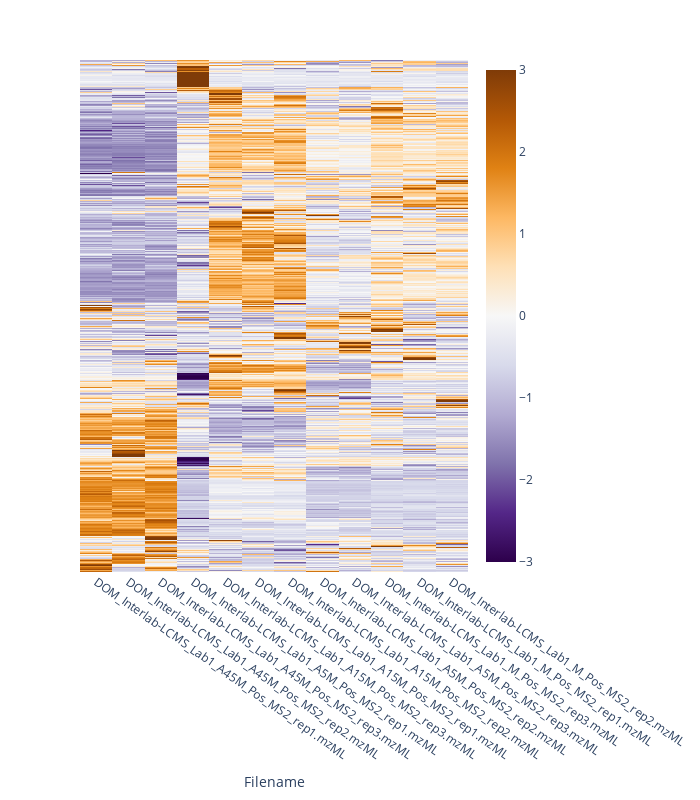

Here is the notebook cell this chart was saved with:
### Code cell
#Heatmap
fig = px.imshow(ord_ft,y=list(ord_ft.index), x=list(ord_ft.columns), text_auto=True, aspect="auto",
               color_continuous_scale='PuOr_r', range_color=[-3,3])

fig.update_layout(
    autosize=False,
    width=700,
    height=800)

fig.update_yaxes(visible=False)
fig.update_xaxes(tickangle = 35)

# save image as pdf
fig.write_image(os.path.join(result_dir, "Heatmap.pdf"), scale=3)

fig.show()

### Figure 1 — Plotly figure (JSON) as saved in the notebook; plotly's stock layout.template omitted (floating-point values rounded to 4 significant figures; data arrays with more than 128 entries replaced by an {"elided": "..."} marker saying what was removed)
{"data": [{"coloraxis": "coloraxis", "hovertemplate": "Filename: %{x}<br>Feature: %{y}<br>color: %{z}<extra></extra>", "name": "0", "texttemplate": "%{z}", "type": "heatmap", "x": ["DOM_Interlab-LCMS_Lab1_A45M_Pos_MS2_rep1.mzML", "DOM_Interlab-LCMS_Lab1_A45M_Pos_MS2_rep2.mzML", "DOM_Interlab-LCMS_Lab1_A45M_Pos_MS2_rep3.mzML", "DOM_Interlab-LCMS_Lab1_A5M_Pos_MS2_rep1.mzML", "DOM_Interlab-LCMS_Lab1_A15M_Pos_MS2_rep3.mzML", "DOM_Interlab-LCMS_Lab1_A15M_Pos_MS2_rep1.mzML", "DOM_Interlab-LCMS_Lab1_A15M_Pos_MS2_rep2.mzML", "DOM_Interlab-LCMS_Lab1_A5M_Pos_MS2_rep2.mzML", "DOM_Interlab-LCMS_Lab1_A5M_Pos_MS2_rep3.mzML", "DOM_Interlab-LCMS_Lab1_M_Pos_MS2_rep3.mzML", "DOM_Interlab-LCMS_Lab1_M_Pos_MS2_rep1.mzML", "DOM_Interlab-LCMS_Lab1_M_Pos_MS2_rep2.mzML"], "xaxis": "x", "y": {"elided": "3476 str values"}, "yaxis": "y", "z": {"elided": "3476x12 float values"}}], "layout": {"autosize": false, "coloraxis": {"cmax": 3, "cmin": -3, "colorscale": [[0, "rgb(45,0,75)"], [0.1, "rgb(84,39,136)"], [0.2, "rgb(128,115,172)"], [0.3, "rgb(178,171,210)"], [0.4, "rgb(216,218,235)"], [0.5, "rgb(247,247,247)"], [0.6, "rgb(254,224,182)"], [0.7, "rgb(253,184,99)"], [0.8, "rgb(224,130,20)"], [0.9, "rgb(179,88,6)"], [1, "rgb(127,59,8)"]]}, "height": 800, "margin": {"t": 60}, "width": 700, "xaxis": {"anchor": "y", "autorange": true, "domain": [0, 1], "range": [-0.5, 11.5], "tickangle": 35, "title": {"text": "Filename"}, "type": "category"}, "yaxis": {"anchor": "x", "autorange": true, "domain": [0, 1], "range": [3476.0, -0.5], "title": {"text": "Feature"}, "type": "category", "visible": false}}}
